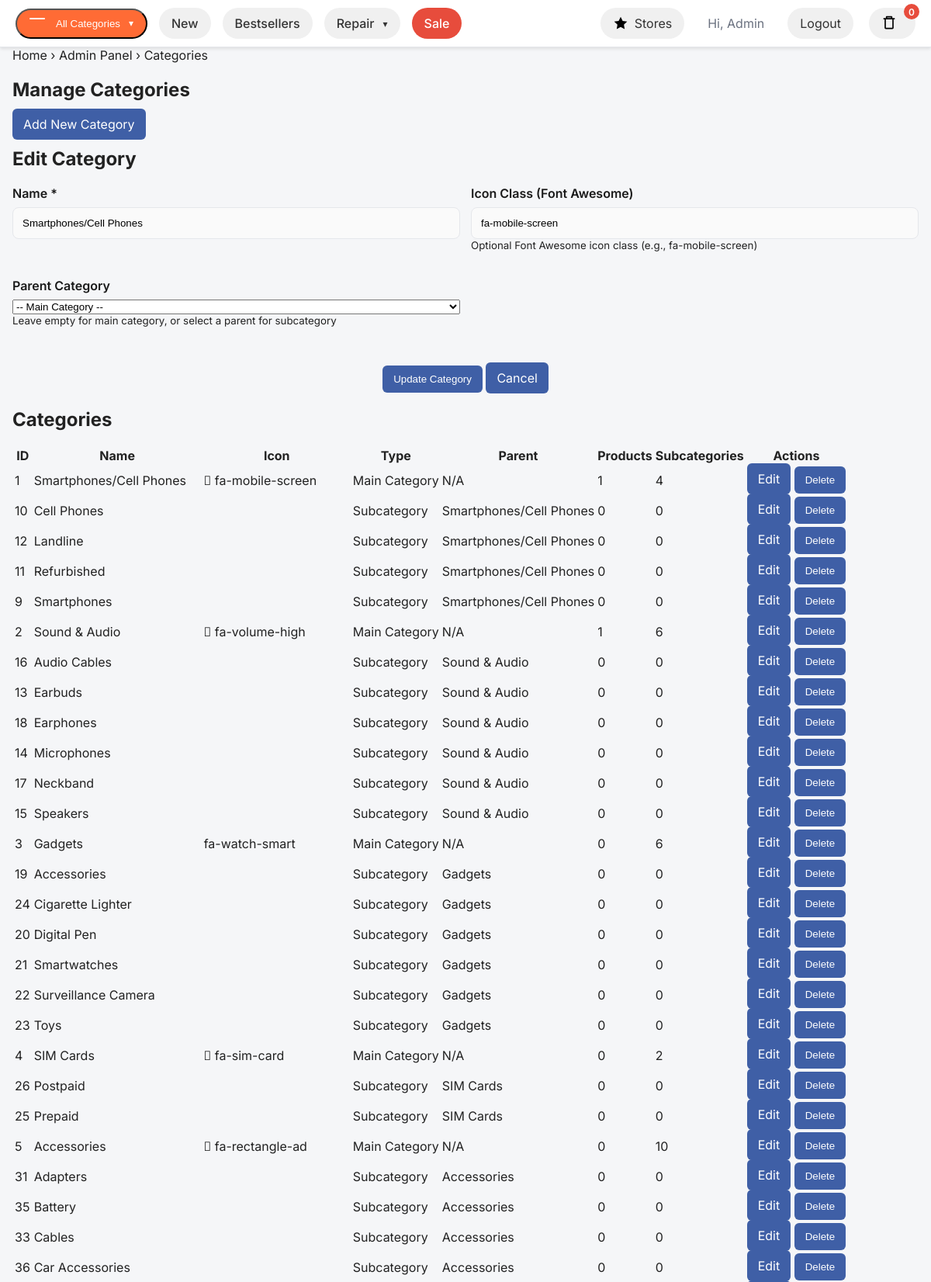
Screenshot of /admin/categories.php?edit=1 (signed in, upper part) with the database file from the repository.
### tables this page shows
CREATE TABLE IF NOT EXISTS categories (
  id INT AUTO_INCREMENT PRIMARY KEY,
  name VARCHAR(120) NOT NULL,
  icon VARCHAR(60) NULL,             
  parent_id INT NULL,
  CONSTRAINT fk_cat_parent FOREIGN KEY (parent_id) REFERENCES categories(id) ON DELETE CASCADE
);

### includes/functions.php (called while the page is built, shortened)
<?php
function e($v) { return htmlspecialchars((string)$v, ENT_QUOTES, 'UTF-8'); }
?>

### admin/categories.php (the view, shortened to what this page needs)
<?php
require_once __DIR__ . '/auth.php';
require_once __DIR__ . '/../includes/functions.php';
$categories = $pdo->query("
    SELECT
        c.*,
        p.name as parent_name,
        (SELECT COUNT(*) FROM categories WHERE parent_id = c.id) as subcategories_count,
        (SELECT COUNT(*) FROM products WHERE category_id = c.id) as products_count
    FROM categories c
    LEFT JOIN categories p ON c.parent_id = p.id
    ORDER BY COALESCE(c.parent_id, c.id), c.parent_id IS NULL DESC, c.name
")->fetchAll();
$edit_category = null;
if (isset($_GET['edit'])) {
    $edit_id = (int)$_GET['edit'];
    $stmt = $pdo->prepare("SELECT * FROM categories WHERE id = ?");
    $stmt->execute([$edit_id]);
    $edit_category = $stmt->fetch();
}
require_once __DIR__ . '/../includes/header.php';
?>
<div class="breadcrumbs"><a href="../index.php">Home</a> › <a href="index.php">Admin Panel</a> › Categories</div>
<section class="card">
  <h1>Manage Categories</h1>
  <a href="?add=1" class="btn">Add New Category</a>
  <?php if (isset($_GET['add']) || $edit_category): ?>
    <h2><?=$edit_category ? 'Edit Category' : 'Add Category'?></h2>
    <form method="post" data-validate>
      <div class="form-grid">
        <div class="form-group">
          <label>Name *</label>
          <input type="text" name="name" required value="<?=e($edit_category['name'] ?? $_POST['name'] ?? '')?>">
        </div>
        <div class="form-group">
          <label>Icon Class (Font Awesome)</label>
          <input type="text" name="icon" placeholder="fa-mobile-screen" value="<?=e($edit_category['icon'] ?? $_POST['icon'] ?? '')?>">
          <small>Optional Font Awesome icon class (e.g., fa-mobile-screen)</small>
        </div>
        <div class="form-group">
          <label>Parent Category</label>
          <select name="parent_id">
            <option value="">-- Main Category --</option>
          </select>
          <small>Leave empty for main category, or select a parent for subcategory</small>
        </div>
      </div>
      <div class="form-actions">
        <button class="btn"><?=$edit_category ? 'Update' : 'Add'?> Category</button>
        <a href="categories.php" class="btn">Cancel</a>
      </div>
    </form>
  <?php endif; ?>
  <h2>Categories</h2>
  <table class="admin-table">
    <thead>
      <tr>
        <th>ID</th>
        <th>Name</th>
        <th>Icon</th>
        <th>Type</th>
        <th>Parent</th>
        <th>Products</th>
        <th>Subcategories</th>
        <th>Actions</th>
      </tr>
    </thead>
    <tbody>
      <?php foreach ($categories as $cat): ?>
        <tr>
          <td><?=$cat['id']?></td>
          <td><?=$cat['name']?></td>
          <td><?php if ($cat['icon']): ?><i class="<?=$cat['icon']?>"></i> <?=$cat['icon']?><?php endif; ?></td>
          <td><?=$cat['parent_id'] ? 'Subcategory' : 'Main Category'?></td>
          <td><?=$cat['parent_name'] ?: 'N/A'?></td>
          <td><?=$cat['products_count']?></td>
          <td><?=$cat['subcategories_count']?></td>
          <td>
            <a href="?edit=<?=$cat['id']?>" class="btn btn-small">Edit</a>
            <form method="post" style="display:inline;" onsubmit="return confirm('Are you sure? This will also delete all subcategories and may affect products.')">
              <button type="submit" name="delete" class="btn btn-small btn-red">Delete</button>
            </form>
          </td>
        </tr>
      <?php endforeach; ?>
    </tbody>
  </table>
</section>
<?php include __DIR__ . '/../includes/footer.php'; ?>

### assets/css/style.css (style rules this page uses)
:root { --primary:#3F5FA6; --primary-dark:#2d4f97; --sale:#e53935; --bg:#f5f6f8; --text:#222; --muted:#6b7280; --card:#fff; --border:#e5e7eb; }
* { box-sizing:border-box }
html,body { margin:0;font-family:Inter,system-ui,-apple-system,Segoe UI,Roboto,Arial,sans-serif;color:var(--text);background:var(--bg) }
.btn { border:0;background:var(--primary);color:#fff;padding:10px 14px;border-radius:6px;cursor:pointer }
.form-grid { display:grid;grid-template-columns:1fr 1fr;gap:14px }
.form-group { display:flex;flex-direction:column;margin-bottom:12px }
label { font-weight:600;margin-bottom:6px }
input[type="text"], input[type="email"], input[type="password"], textarea { width:100%;padding:12px;border:1px solid var(--border);border-radius:8px;background:#fafafa }
.form-actions { margin-top:16px }
.form-group { display: flex; flex-direction: column; margin-bottom: 20px; }
.form-group label { font-weight: 600; margin-bottom: 8px; color: #1a1a1a; }
.form-actions { text-align: center; margin-top: 30px; }

### rows the page displays
categories: name "Smartphones/Cell Phones", icon "fa-mobile-screen", id "1", shows "Main Category", parent_name "N/A", products_count "1", subcategories_count "4"
categories: id "10", name "Cell Phones", shows "Subcategory", parent.name "Smartphones/Cell Phones", products_count "0", subcategories_count "0"
categories: id "12", name "Landline", shows "Subcategory", parent.name "Smartphones/Cell Phones", products_count "0", subcategories_count "0"
categories: id "11", name "Refurbished", shows "Subcategory", parent.name "Smartphones/Cell Phones", products_count "0", subcategories_count "0"
categories: id "9", name "Smartphones", shows "Subcategory", parent.name "Smartphones/Cell Phones", products_count "0", subcategories_count "0"
categories: id "2", name "Sound & Audio", icon "fa-volume-high", shows "Main Category", parent_name "N/A", products_count "1", subcategories_count "6"
categories: id "16", name "Audio Cables", shows "Subcategory", parent.name "Sound & Audio", products_count "0", subcategories_count "0"
categories: id "13", name "Earbuds", shows "Subcategory", parent.name "Sound & Audio", products_count "0", subcategories_count "0"
categories: id "18", name "Earphones", shows "Subcategory", parent.name "Sound & Audio", products_count "0", subcategories_count "0"
categories: id "14", name "Microphones", shows "Subcategory", parent.name "Sound & Audio", products_count "0", subcategories_count "0"
categories: id "17", name "Neckband", shows "Subcategory", parent.name "Sound & Audio", products_count "0", subcategories_count "0"
categories: id "15", name "Speakers", shows "Subcategory", parent.name "Sound & Audio", products_count "0", subcategories_count "0"
categories: id "3", name "Gadgets", icon "fa-watch-smart", shows "Main Category", parent_name "N/A", products_count "0", subcategories_count "6"
categories: id "19", name "Accessories", shows "Subcategory", parent.name "Gadgets", products_count "0", subcategories_count "0"
categories: id "24", name "Cigarette Lighter", shows "Subcategory", parent.name "Gadgets", products_count "0", subcategories_count "0"
categories: id "20", name "Digital Pen", shows "Subcategory", parent.name "Gadgets", products_count "0", subcategories_count "0"
categories: id "21", name "Smartwatches", shows "Subcategory", parent.name "Gadgets", products_count "0", subcategories_count "0"
categories: id "22", name "Surveillance Camera", shows "Subcategory", parent.name "Gadgets", products_count "0", subcategories_count "0"
categories: id "23", name "Toys", shows "Subcategory", parent.name "Gadgets", products_count "0", subcategories_count "0"
categories: id "4", name "SIM Cards", icon "fa-sim-card", shows "Main Category", parent_name "N/A", products_count "0", subcategories_count "2"
categories: id "26", name "Postpaid", shows "Subcategory", parent.name "SIM Cards", products_count "0", subcategories_count "0"
categories: id "25", name "Prepaid", shows "Subcategory", parent.name "SIM Cards", products_count "0", subcategories_count "0"
categories: id "5", name "Accessories", icon "fa-rectangle-ad", shows "Main Category", parent_name "N/A", products_count "0", subcategories_count "10"
categories: id "31", name "Adapters", shows "Subcategory", parent.name "Accessories", products_count "0", subcategories_count "0"
categories: id "35", name "Battery", shows "Subcategory", parent.name "Accessories", products_count "0", subcategories_count "0"
categories: id "33", name "Cables", shows "Subcategory", parent.name "Accessories", products_count "0", subcategories_count "0"
categories: id "36", name "Car Accessories", shows "Subcategory", parent.name "Accessories", products_count "0", subcategories_count "0"

### other values shown
$_SESSION['user']['first_name'] "Admin"
